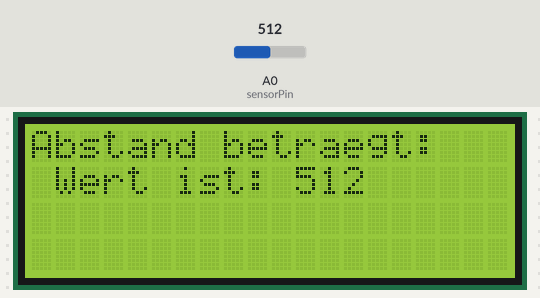
This sketch was run on a simulated Arduino Uno, built with avr-gcc and run on an emulated ATmega328P. Parts: 20×4 character LCD. The inputs (shaded band) are chosen by the test bench; at power-on: A0 (sensorPin) = 512.

Above: at 1.2 s.
1.3 s: A0 (sensorPin) set to 716
At 2.6 s:
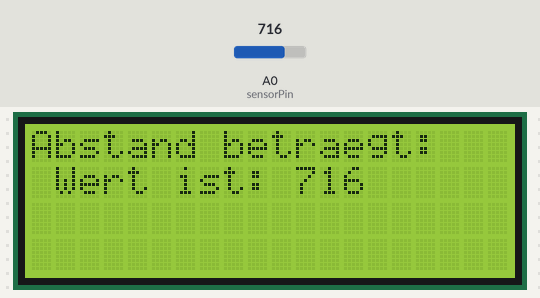
3.1 s: A0 (sensorPin) set to 900
At 4.4 s:
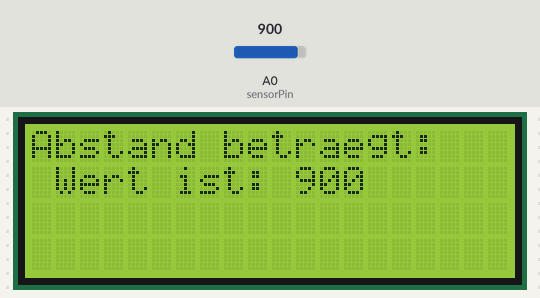
4.7 s: A0 (sensorPin) set to 1023
At 5.4 s:
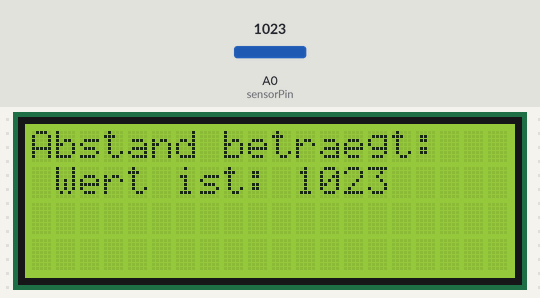
Timing chart, 0 to 7.7 s (numbered marks = the images above; inputs shaded):
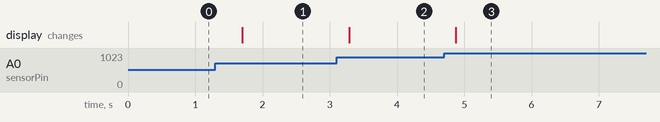

Measured:
- after the input at 1.3 s, the display: changes after 0.40 s (image 1)
- after the input at 3.1 s, the display: changes after 0.19 s (image 2)
- after the input at 4.7 s, the display: changes after 0.18 s (image 3)

The sketch:

7-LCDphotoresistor.ino
```cpp
#include <Wire.h>
#include <LiquidCrystal_I2C.h>

LiquidCrystal_I2C lcd(0x27,20,4);
//Benötigt: 10k ohm widerstand, Photowiderstand
//Steckplan: https://hackster.imgix.net/uploads/attachments/847775/image_NtBBZZXsrY.png?auto=compress%2Cformat&w=680&h=510&fit=max

int sensorPin = A0;
int sensorWert = 0;

void setup()
{
  pinMode(sensorPin, INPUT);
  lcd.init();
  lcd.backlight();
  lcd.setCursor(0,0); //setzt den Cursor, also den Ort auf dem Display an dem ihr schreiben wollt

  //Beispiel: lcd.setCursor(3,0) setzt wird die folgende nachricht an die 3. Stelle in der 0. (also der Ersten) zeile schreiben.

  lcd.print("Abstand betraegt:"); //schreibt eine Nachricht auf das LCD Display

}

void loop()
{
  lcd.setCursor(0,0); //setzt den Cursor, also den Ort auf dem Display an dem ihr schreiben wollt
  lcd.print("Abstand betraegt:"); //schreibt eine Nachricht auf das LCD Display

  sensorWert = analogRead(sensorPin);
  lcd.setCursor(1,1);
  lcd.print("Wert ist: ");
  lcd.print(sensorWert);

  //Hier kann überprüft werden ob der Sensor einen gewissen Wert über oder unterschreitet

  delay(500);
}

/*
 * Aufgabe 1:
 * Erweitere den oberen Code so, dass WENN der Wert eine bestimmt grenze überschreitet eine Nachricht in Zeile 3 ausgegeben wird.
 *
 * Tipp hierzu: denkt an die if-Bedingung ;)
 *
 *  Bei weiteren Fragen gerne an mich wenden!
 *
 *  Aufgabe 2: Werdet kreativ! Bewegt sich vielleicht ein Motor wenn der Sensor einen gewissen Wert hat? Piepst ein kleiner Buzzer? oder passiert doch noch was ganz anderes?
 */
```
